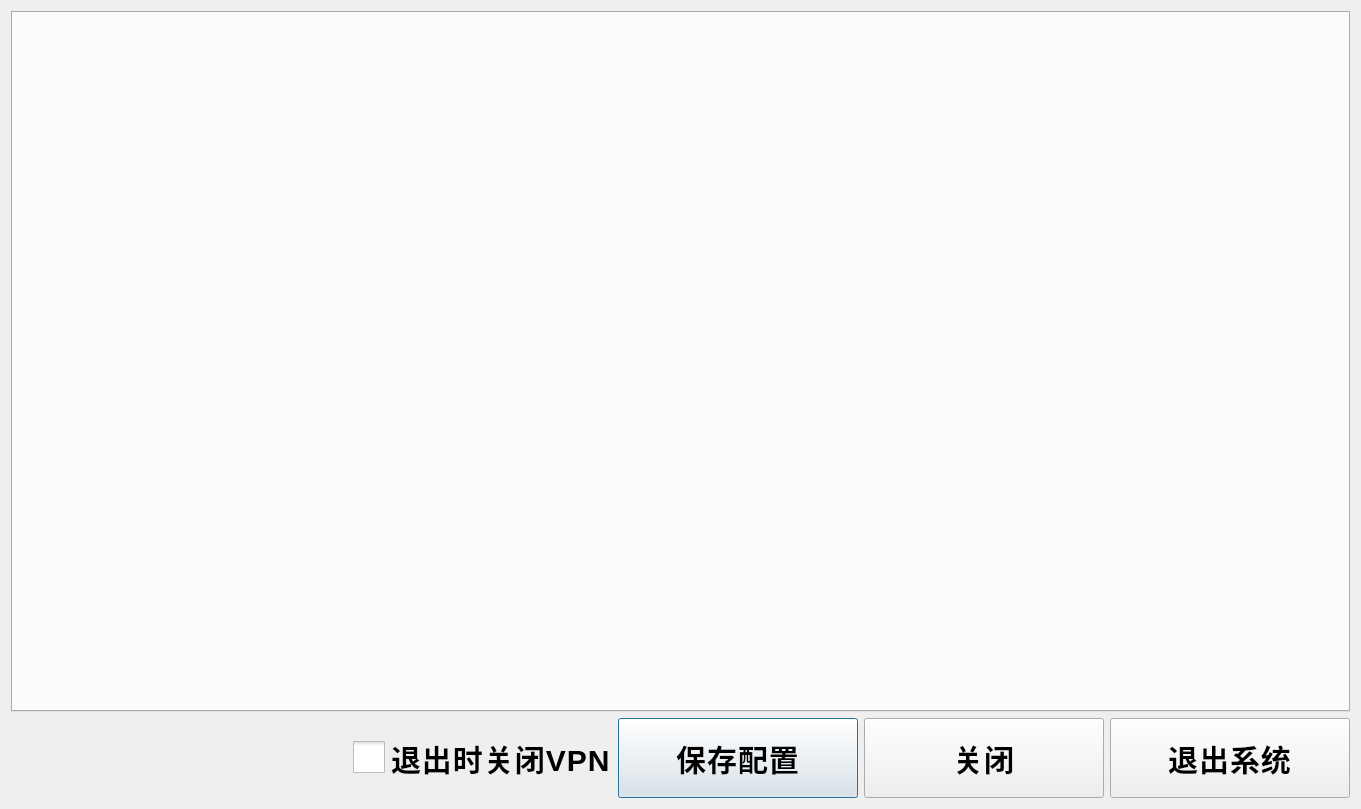
<?xml version="1.0" encoding="UTF-8"?>
<ui version="4.0">
 <class>SystemManager</class>
 <widget class="QDialog" name="SystemManager">
  <property name="geometry">
   <rect>
    <x>0</x>
    <y>0</y>
    <width>1361</width>
    <height>809</height>
   </rect>
  </property>
  <property name="windowTitle">
   <string>SystemManager</string>
  </property>
  <property name="styleSheet">
   <string notr="true">font-family: &quot;思源黑体 CN Regular&quot;;
font-size: 30px;
font-weight: bold;
line-height: 49px;
letter-spacing: 1px;
color: 0
</string>
  </property>
  <layout class="QVBoxLayout" name="verticalLayout">
   <item>
    <widget class="QTabWidget" name="tabWidget"/>
   </item>
   <item>
    <layout class="QHBoxLayout" name="horizontalLayout">
     <item>
      <spacer name="horizontalSpacer">
       <property name="orientation">
        <enum>Qt::Horizontal</enum>
       </property>
       <property name="sizeHint" stdset="0">
        <size>
         <width>348</width>
         <height>20</height>
        </size>
       </property>
      </spacer>
     </item>
     <item>
      <widget class="QCheckBox" name="checkBox_shutdownVPN">
       <property name="styleSheet">
        <string notr="true">QCheckBox::indicator {width: 32px;height: 32px;}
#checkBox_SkipPrint{
font-family: &quot;思源黑体 CN Regular&quot;;
font-size: 25px;
font-weight: bold;
line-height: 49px;
letter-spacing: 1px;
color: rgb(255, 0, 0);
}</string>
       </property>
       <property name="text">
        <string>退出时关闭VPN</string>
       </property>
      </widget>
     </item>
     <item>
      <widget class="QPushButton" name="pushButton_Save">
       <property name="minimumSize">
        <size>
         <width>240</width>
         <height>80</height>
        </size>
       </property>
       <property name="text">
        <string>保存配置</string>
       </property>
      </widget>
     </item>
     <item>
      <widget class="QPushButton" name="pushButton_Close">
       <property name="minimumSize">
        <size>
         <width>240</width>
         <height>80</height>
        </size>
       </property>
       <property name="text">
        <string>关闭</string>
       </property>
      </widget>
     </item>
     <item>
      <widget class="QPushButton" name="pushButton_Exit">
       <property name="minimumSize">
        <size>
         <width>240</width>
         <height>80</height>
        </size>
       </property>
       <property name="text">
        <string>退出系统</string>
       </property>
      </widget>
     </item>
    </layout>
   </item>
  </layout>
 </widget>
 <layoutdefault spacing="6" margin="11"/>
 <resources/>
 <connections/>
</ui>
